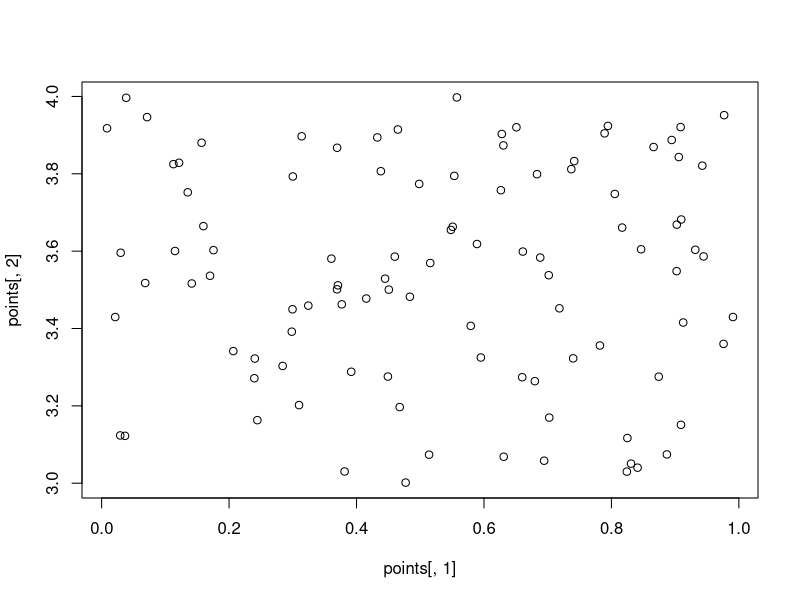

Write R code to recreate this figure.
# TP 3

# Partie 
#1 Simuler une somme de variables aléatoires indépendantes

#Q1
Unif <-function(N,a,b){
  runif(N,a,b)
}

#Q2
Norm<-function(N,mu,sd){
  rnorm(N,mu,sd)
}
Norm(10,0,1)#pour la loi normale centre a 0 et reduite a 1

# Question 3
unif = function(n,a,b,c,d) {
  x=runif(n,a,b) # n abscisses prises aléatoirement entre a et b
  y=runif(n,c,d) # n ordonnées prises aléatoirement entre c et d
  coord=matrix(c(x,y),n,2)
  colnames(coord) = c("Abscisse", "Ordonnée")
  print(coord)
}

# Test
points=unif(100,0,1,3,4)
plot(points[,1],points[,2]) # représentation des points suivant leur abscisse et leur ordonnée 

